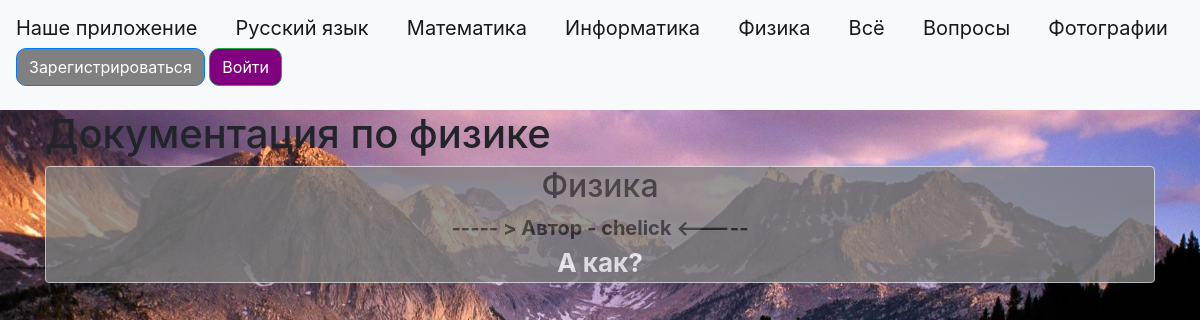
Screenshot of /phys.html with the database file from the repository.
### data/news.py (models this page shows)
class News(SqlAlchemyBase):
    __tablename__ = 'news'
    id = sqlalchemy.Column(sqlalchemy.Integer,
                           primary_key=True, autoincrement=True)
    title = sqlalchemy.Column(sqlalchemy.String, nullable=True)
    content = sqlalchemy.Column(sqlalchemy.String, nullable=True)
    created_date = sqlalchemy.Column(sqlalchemy.DateTime,
                                     default=datetime.datetime.now)
    is_question = sqlalchemy.Column(sqlalchemy.Boolean, default=True)
    user_id = sqlalchemy.Column(sqlalchemy.Integer,
                                sqlalchemy.ForeignKey("users.id"))
    user = orm.relationship('User')
    answers = orm.relationship('Answer', back_populates='question', lazy='dynamic')

### data/users.py (models this page shows, shortened)
class User(SqlAlchemyBase, UserMixin):
    __tablename__ = 'users'
    id = sqlalchemy.Column(sqlalchemy.Integer,
                           primary_key=True, autoincrement=True)
    name = sqlalchemy.Column(sqlalchemy.String, nullable=True)
    about = sqlalchemy.Column(sqlalchemy.String, nullable=True)
    email = sqlalchemy.Column(sqlalchemy.String,
                              index=True, unique=True, nullable=True)
    hashed_password = sqlalchemy.Column(sqlalchemy.String, nullable=True)
    created_date = sqlalchemy.Column(sqlalchemy.DateTime,
                                     default=datetime.datetime.now)
    news = orm.relationship("News", back_populates='user')

### main.py (the view)
@app.route("/phys.html")
def phys():
    db_sess = db_session.create_session()
    news = db_sess.query(News).filter(News.title == 'Физика').filter(News.is_question != True)
    return render_template("phys.html", news=news, title='PHYSICS Documentation')

### data/db_session.py (called while the page is built)
def create_session() -> Session:
    global __factory
    return __factory()

### templates/phys.html (shortened to what this page needs)
{% extends "base.html" %}
{% block content %}
<h1>Документация по физике</h1>
{% for item in news%}
<div class="col-md6 border rounded" style="background-color: gray; opacity: .8;">
    <h2 style="text-align: center;">{{item.title}}</h2>
    <div style="font-size: 20px; text-align: center; font-weight: bold">
        ----- > Автор - {{item.user.name}} <-----
    </div>
    <div style="text-align: center; font-size: 26px; font-weight: bold; color: white;">
        {{item.content}}
    </div>
</div>
<br>
{% endfor %}
{% endblock %}

### rows the page displays
News: title "Физика", user.name "chelick", content "А как?"
